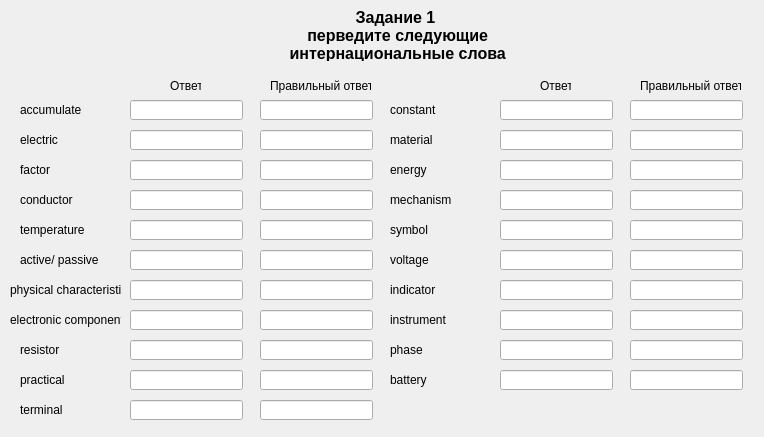
<?xml version="1.0" encoding="UTF-8"?>
<ui version="4.0">
 <class>Zadanie1_part1</class>
 <widget class="QWidget" name="Zadanie1_part1">
  <property name="geometry">
   <rect>
    <x>0</x>
    <y>0</y>
    <width>764</width>
    <height>437</height>
   </rect>
  </property>
  <property name="windowTitle">
   <string>Form</string>
  </property>
  <widget class="QLabel" name="label_title">
   <property name="geometry">
    <rect>
     <x>160</x>
     <y>10</y>
     <width>471</width>
     <height>51</height>
    </rect>
   </property>
   <property name="font">
    <font>
     <pointsize>12</pointsize>
     <weight>75</weight>
     <bold>true</bold>
     <strikeout>false</strikeout>
    </font>
   </property>
   <property name="cursor">
    <cursorShape>ArrowCursor</cursorShape>
   </property>
   <property name="text">
    <string>Задание 1
 перведите следующие
 интернациональные слова</string>
   </property>
   <property name="textFormat">
    <enum>Qt::AutoText</enum>
   </property>
   <property name="alignment">
    <set>Qt::AlignCenter</set>
   </property>
  </widget>
  <widget class="QLabel" name="label_word_1">
   <property name="geometry">
    <rect>
     <x>20</x>
     <y>100</y>
     <width>101</width>
     <height>20</height>
    </rect>
   </property>
   <property name="text">
    <string>accumulate</string>
   </property>
  </widget>
  <widget class="QLineEdit" name="lineEdit_word_1">
   <property name="geometry">
    <rect>
     <x>130</x>
     <y>100</y>
     <width>113</width>
     <height>20</height>
    </rect>
   </property>
  </widget>
  <widget class="QLabel" name="label_word_2">
   <property name="geometry">
    <rect>
     <x>20</x>
     <y>130</y>
     <width>101</width>
     <height>20</height>
    </rect>
   </property>
   <property name="text">
    <string>electric</string>
   </property>
  </widget>
  <widget class="QLineEdit" name="lineEdit_word_2">
   <property name="geometry">
    <rect>
     <x>130</x>
     <y>130</y>
     <width>113</width>
     <height>20</height>
    </rect>
   </property>
  </widget>
  <widget class="QLabel" name="label_word_3">
   <property name="geometry">
    <rect>
     <x>20</x>
     <y>160</y>
     <width>101</width>
     <height>20</height>
    </rect>
   </property>
   <property name="text">
    <string>factor</string>
   </property>
  </widget>
  <widget class="QLineEdit" name="lineEdit_word_3">
   <property name="geometry">
    <rect>
     <x>130</x>
     <y>160</y>
     <width>113</width>
     <height>20</height>
    </rect>
   </property>
  </widget>
  <widget class="QLabel" name="label_word_4">
   <property name="geometry">
    <rect>
     <x>20</x>
     <y>190</y>
     <width>101</width>
     <height>20</height>
    </rect>
   </property>
   <property name="text">
    <string>conductor</string>
   </property>
  </widget>
  <widget class="QLineEdit" name="lineEdit_word_4">
   <property name="geometry">
    <rect>
     <x>130</x>
     <y>190</y>
     <width>113</width>
     <height>20</height>
    </rect>
   </property>
  </widget>
  <widget class="QLabel" name="label_word_5">
   <property name="geometry">
    <rect>
     <x>20</x>
     <y>220</y>
     <width>101</width>
     <height>20</height>
    </rect>
   </property>
   <property name="text">
    <string>temperature</string>
   </property>
  </widget>
  <widget class="QLineEdit" name="lineEdit_word_5">
   <property name="geometry">
    <rect>
     <x>130</x>
     <y>220</y>
     <width>113</width>
     <height>20</height>
    </rect>
   </property>
  </widget>
  <widget class="QLabel" name="label_word_6">
   <property name="geometry">
    <rect>
     <x>20</x>
     <y>250</y>
     <width>101</width>
     <height>20</height>
    </rect>
   </property>
   <property name="text">
    <string>active/ passive</string>
   </property>
  </widget>
  <widget class="QLineEdit" name="lineEdit_word_6">
   <property name="geometry">
    <rect>
     <x>130</x>
     <y>250</y>
     <width>113</width>
     <height>20</height>
    </rect>
   </property>
  </widget>
  <widget class="QLabel" name="label_word_7">
   <property name="geometry">
    <rect>
     <x>10</x>
     <y>280</y>
     <width>111</width>
     <height>20</height>
    </rect>
   </property>
   <property name="text">
    <string>physical characteristics</string>
   </property>
  </widget>
  <widget class="QLineEdit" name="lineEdit_word_7">
   <property name="geometry">
    <rect>
     <x>130</x>
     <y>280</y>
     <width>113</width>
     <height>20</height>
    </rect>
   </property>
  </widget>
  <widget class="QLabel" name="label_word_8">
   <property name="geometry">
    <rect>
     <x>10</x>
     <y>310</y>
     <width>111</width>
     <height>20</height>
    </rect>
   </property>
   <property name="text">
    <string>electronic component</string>
   </property>
  </widget>
  <widget class="QLineEdit" name="lineEdit_word_8">
   <property name="geometry">
    <rect>
     <x>130</x>
     <y>310</y>
     <width>113</width>
     <height>20</height>
    </rect>
   </property>
  </widget>
  <widget class="QLabel" name="label_word_9">
   <property name="geometry">
    <rect>
     <x>20</x>
     <y>340</y>
     <width>101</width>
     <height>20</height>
    </rect>
   </property>
   <property name="text">
    <string>resistor</string>
   </property>
  </widget>
  <widget class="QLineEdit" name="lineEdit_word_9">
   <property name="geometry">
    <rect>
     <x>130</x>
     <y>340</y>
     <width>113</width>
     <height>20</height>
    </rect>
   </property>
  </widget>
  <widget class="QLabel" name="label_word_10">
   <property name="geometry">
    <rect>
     <x>20</x>
     <y>370</y>
     <width>101</width>
     <height>20</height>
    </rect>
   </property>
   <property name="text">
    <string>practical</string>
   </property>
  </widget>
  <widget class="QLineEdit" name="lineEdit_word_10">
   <property name="geometry">
    <rect>
     <x>130</x>
     <y>370</y>
     <width>113</width>
     <height>20</height>
    </rect>
   </property>
  </widget>
  <widget class="QLabel" name="label_word_11">
   <property name="geometry">
    <rect>
     <x>20</x>
     <y>400</y>
     <width>101</width>
     <height>20</height>
    </rect>
   </property>
   <property name="text">
    <string>terminal</string>
   </property>
  </widget>
  <widget class="QLineEdit" name="lineEdit_word_11">
   <property name="geometry">
    <rect>
     <x>130</x>
     <y>400</y>
     <width>113</width>
     <height>20</height>
    </rect>
   </property>
  </widget>
  <widget class="QLabel" name="label_word_12">
   <property name="geometry">
    <rect>
     <x>390</x>
     <y>100</y>
     <width>101</width>
     <height>20</height>
    </rect>
   </property>
   <property name="text">
    <string>constant</string>
   </property>
  </widget>
  <widget class="QLineEdit" name="lineEdit_word_12">
   <property name="geometry">
    <rect>
     <x>500</x>
     <y>100</y>
     <width>113</width>
     <height>20</height>
    </rect>
   </property>
  </widget>
  <widget class="QLabel" name="label_word_13">
   <property name="geometry">
    <rect>
     <x>390</x>
     <y>130</y>
     <width>101</width>
     <height>20</height>
    </rect>
   </property>
   <property name="text">
    <string>material</string>
   </property>
  </widget>
  <widget class="QLineEdit" name="lineEdit_word_13">
   <property name="geometry">
    <rect>
     <x>500</x>
     <y>130</y>
     <width>113</width>
     <height>20</height>
    </rect>
   </property>
  </widget>
  <widget class="QLabel" name="label_word_14">
   <property name="geometry">
    <rect>
     <x>390</x>
     <y>160</y>
     <width>101</width>
     <height>20</height>
    </rect>
   </property>
   <property name="text">
    <string>energy</string>
   </property>
  </widget>
  <widget class="QLineEdit" name="lineEdit_word_14">
   <property name="geometry">
    <rect>
     <x>500</x>
     <y>160</y>
     <width>113</width>
     <height>20</height>
    </rect>
   </property>
  </widget>
  <widget class="QLabel" name="label_word_15">
   <property name="geometry">
    <rect>
     <x>390</x>
     <y>190</y>
     <width>101</width>
     <height>20</height>
    </rect>
   </property>
   <property name="text">
    <string>mechanism</string>
   </property>
  </widget>
  <widget class="QLineEdit" name="lineEdit_word_15">
   <property name="geometry">
    <rect>
     <x>500</x>
     <y>190</y>
     <width>113</width>
     <height>20</height>
    </rect>
   </property>
  </widget>
  <widget class="QLabel" name="label_word_16">
   <property name="geometry">
    <rect>
     <x>390</x>
     <y>220</y>
     <width>101</width>
     <height>20</height>
    </rect>
   </property>
   <property name="text">
    <string>symbol</string>
   </property>
  </widget>
  <widget class="QLineEdit" name="lineEdit_word_16">
   <property name="geometry">
    <rect>
     <x>500</x>
     <y>220</y>
     <width>113</width>
     <height>20</height>
    </rect>
   </property>
  </widget>
  <widget class="QLabel" name="label_word_17">
   <property name="geometry">
    <rect>
     <x>390</x>
     <y>250</y>
     <width>101</width>
     <height>20</height>
    </rect>
   </property>
   <property name="text">
    <string>voltage</string>
   </property>
  </widget>
  <widget class="QLineEdit" name="lineEdit_word_17">
   <property name="geometry">
    <rect>
     <x>500</x>
     <y>250</y>
     <width>113</width>
     <height>20</height>
    </rect>
   </property>
  </widget>
  <widget class="QLabel" name="label_word_18">
   <property name="geometry">
    <rect>
     <x>390</x>
     <y>280</y>
     <width>101</width>
     <height>20</height>
    </rect>
   </property>
   <property name="text">
    <string>indicator</string>
   </property>
  </widget>
  <widget class="QLineEdit" name="lineEdit_word_18">
   <property name="geometry">
    <rect>
     <x>500</x>
     <y>280</y>
     <width>113</width>
     <height>20</height>
    </rect>
   </property>
  </widget>
  <widget class="QLabel" name="label_word_19">
   <property name="geometry">
    <rect>
     <x>390</x>
     <y>310</y>
     <width>101</width>
     <height>20</height>
    </rect>
   </property>
   <property name="text">
    <string>instrument</string>
   </property>
  </widget>
  <widget class="QLineEdit" name="lineEdit_word_19">
   <property name="geometry">
    <rect>
     <x>500</x>
     <y>310</y>
     <width>113</width>
     <height>20</height>
    </rect>
   </property>
  </widget>
  <widget class="QLabel" name="label_word_20">
   <property name="geometry">
    <rect>
     <x>390</x>
     <y>340</y>
     <width>101</width>
     <height>20</height>
    </rect>
   </property>
   <property name="text">
    <string>phase</string>
   </property>
  </widget>
  <widget class="QLineEdit" name="lineEdit_word_20">
   <property name="geometry">
    <rect>
     <x>500</x>
     <y>340</y>
     <width>113</width>
     <height>20</height>
    </rect>
   </property>
  </widget>
  <widget class="QLabel" name="label_word_21">
   <property name="geometry">
    <rect>
     <x>390</x>
     <y>370</y>
     <width>101</width>
     <height>20</height>
    </rect>
   </property>
   <property name="text">
    <string>battery</string>
   </property>
  </widget>
  <widget class="QLineEdit" name="lineEdit_word_21">
   <property name="geometry">
    <rect>
     <x>500</x>
     <y>370</y>
     <width>113</width>
     <height>20</height>
    </rect>
   </property>
  </widget>
  <widget class="QLineEdit" name="lineEdit_word_22">
   <property name="geometry">
    <rect>
     <x>260</x>
     <y>100</y>
     <width>113</width>
     <height>20</height>
    </rect>
   </property>
  </widget>
  <widget class="QLineEdit" name="lineEdit_word_23">
   <property name="geometry">
    <rect>
     <x>260</x>
     <y>130</y>
     <width>113</width>
     <height>20</height>
    </rect>
   </property>
  </widget>
  <widget class="QLineEdit" name="lineEdit_word_24">
   <property name="geometry">
    <rect>
     <x>260</x>
     <y>160</y>
     <width>113</width>
     <height>20</height>
    </rect>
   </property>
  </widget>
  <widget class="QLineEdit" name="lineEdit_word_25">
   <property name="geometry">
    <rect>
     <x>260</x>
     <y>190</y>
     <width>113</width>
     <height>20</height>
    </rect>
   </property>
  </widget>
  <widget class="QLineEdit" name="lineEdit_word_26">
   <property name="geometry">
    <rect>
     <x>260</x>
     <y>220</y>
     <width>113</width>
     <height>20</height>
    </rect>
   </property>
  </widget>
  <widget class="QLineEdit" name="lineEdit_word_27">
   <property name="geometry">
    <rect>
     <x>260</x>
     <y>250</y>
     <width>113</width>
     <height>20</height>
    </rect>
   </property>
  </widget>
  <widget class="QLineEdit" name="lineEdit_word_28">
   <property name="geometry">
    <rect>
     <x>260</x>
     <y>280</y>
     <width>113</width>
     <height>20</height>
    </rect>
   </property>
  </widget>
  <widget class="QLineEdit" name="lineEdit_word_29">
   <property name="geometry">
    <rect>
     <x>260</x>
     <y>310</y>
     <width>113</width>
     <height>20</height>
    </rect>
   </property>
  </widget>
  <widget class="QLineEdit" name="lineEdit_word_30">
   <property name="geometry">
    <rect>
     <x>260</x>
     <y>340</y>
     <width>113</width>
     <height>20</height>
    </rect>
   </property>
  </widget>
  <widget class="QLineEdit" name="lineEdit_word_31">
   <property name="geometry">
    <rect>
     <x>260</x>
     <y>370</y>
     <width>113</width>
     <height>20</height>
    </rect>
   </property>
  </widget>
  <widget class="QLineEdit" name="lineEdit_word_32">
   <property name="geometry">
    <rect>
     <x>260</x>
     <y>400</y>
     <width>113</width>
     <height>20</height>
    </rect>
   </property>
  </widget>
  <widget class="QLineEdit" name="lineEdit_word_33">
   <property name="geometry">
    <rect>
     <x>630</x>
     <y>100</y>
     <width>113</width>
     <height>20</height>
    </rect>
   </property>
  </widget>
  <widget class="QLineEdit" name="lineEdit_word_34">
   <property name="geometry">
    <rect>
     <x>630</x>
     <y>130</y>
     <width>113</width>
     <height>20</height>
    </rect>
   </property>
  </widget>
  <widget class="QLineEdit" name="lineEdit_word_35">
   <property name="geometry">
    <rect>
     <x>630</x>
     <y>160</y>
     <width>113</width>
     <height>20</height>
    </rect>
   </property>
  </widget>
  <widget class="QLineEdit" name="lineEdit_word_36">
   <property name="geometry">
    <rect>
     <x>630</x>
     <y>190</y>
     <width>113</width>
     <height>20</height>
    </rect>
   </property>
  </widget>
  <widget class="QLineEdit" name="lineEdit_word_37">
   <property name="geometry">
    <rect>
     <x>630</x>
     <y>220</y>
     <width>113</width>
     <height>20</height>
    </rect>
   </property>
  </widget>
  <widget class="QLineEdit" name="lineEdit_word_38">
   <property name="geometry">
    <rect>
     <x>630</x>
     <y>250</y>
     <width>113</width>
     <height>20</height>
    </rect>
   </property>
  </widget>
  <widget class="QLineEdit" name="lineEdit_word_39">
   <property name="geometry">
    <rect>
     <x>630</x>
     <y>280</y>
     <width>113</width>
     <height>20</height>
    </rect>
   </property>
  </widget>
  <widget class="QLineEdit" name="lineEdit_word_40">
   <property name="geometry">
    <rect>
     <x>630</x>
     <y>310</y>
     <width>113</width>
     <height>20</height>
    </rect>
   </property>
  </widget>
  <widget class="QLineEdit" name="lineEdit_word_41">
   <property name="geometry">
    <rect>
     <x>630</x>
     <y>340</y>
     <width>113</width>
     <height>20</height>
    </rect>
   </property>
  </widget>
  <widget class="QLineEdit" name="lineEdit_word_42">
   <property name="geometry">
    <rect>
     <x>630</x>
     <y>370</y>
     <width>113</width>
     <height>20</height>
    </rect>
   </property>
  </widget>
  <widget class="QLabel" name="label_2">
   <property name="geometry">
    <rect>
     <x>170</x>
     <y>70</y>
     <width>31</width>
     <height>31</height>
    </rect>
   </property>
   <property name="text">
    <string>Ответ</string>
   </property>
  </widget>
  <widget class="QLabel" name="label">
   <property name="geometry">
    <rect>
     <x>270</x>
     <y>70</y>
     <width>101</width>
     <height>31</height>
    </rect>
   </property>
   <property name="text">
    <string>Правильный ответ</string>
   </property>
  </widget>
  <widget class="QLabel" name="label_3">
   <property name="geometry">
    <rect>
     <x>540</x>
     <y>70</y>
     <width>31</width>
     <height>31</height>
    </rect>
   </property>
   <property name="text">
    <string>Ответ</string>
   </property>
  </widget>
  <widget class="QLabel" name="label_4">
   <property name="geometry">
    <rect>
     <x>640</x>
     <y>70</y>
     <width>101</width>
     <height>31</height>
    </rect>
   </property>
   <property name="text">
    <string>Правильный ответ</string>
   </property>
  </widget>
 </widget>
 <resources/>
 <connections/>
</ui>
